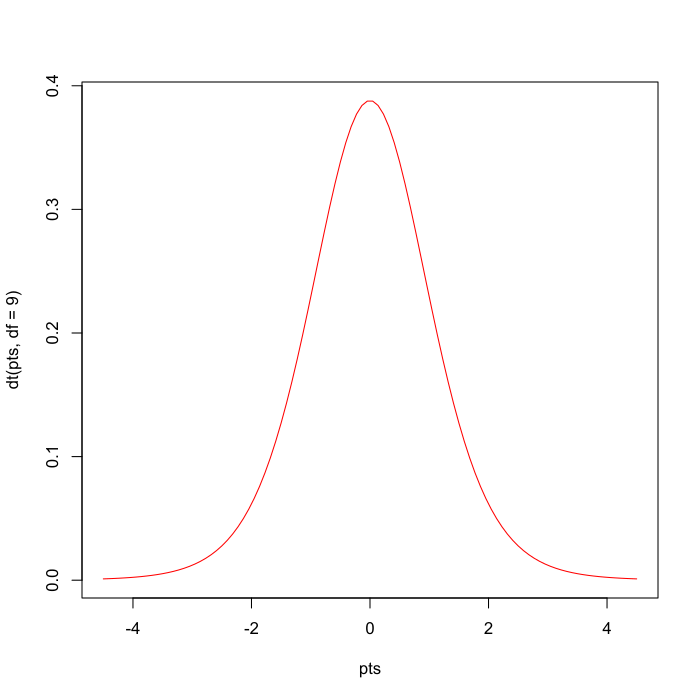

This figure's R source:
# Author: Pawar, Date: 09/23/2022, Purpose: Calculate T test for sample data.

# Generates 2 varaibles/groups called x and y
x = rnorm(10)
y = rnorm(10)

# Generates data points in sequence from -4.5 to 4.5
pts = seq(-4.5,4.5,length=100)

# Plots x and y to visualize distribution curve
plot(pts,dt(pts,df=9),col='red',type='l')
